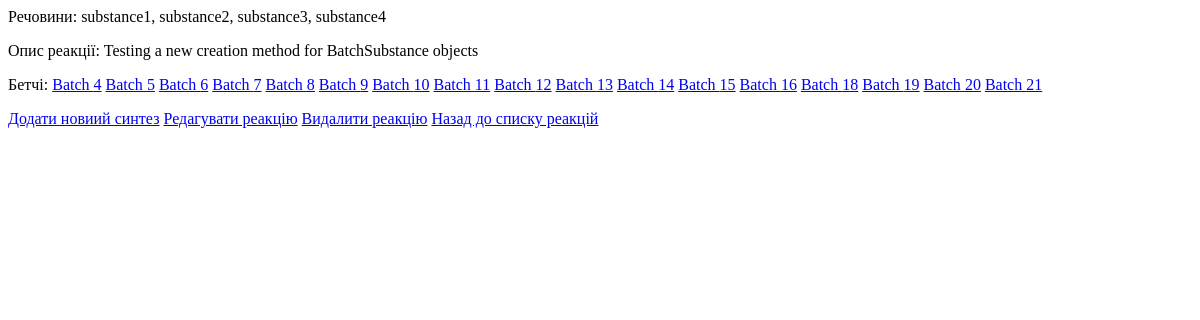
/chembook/reactions/9 (signed in), run on an earlier commit of the app's database.
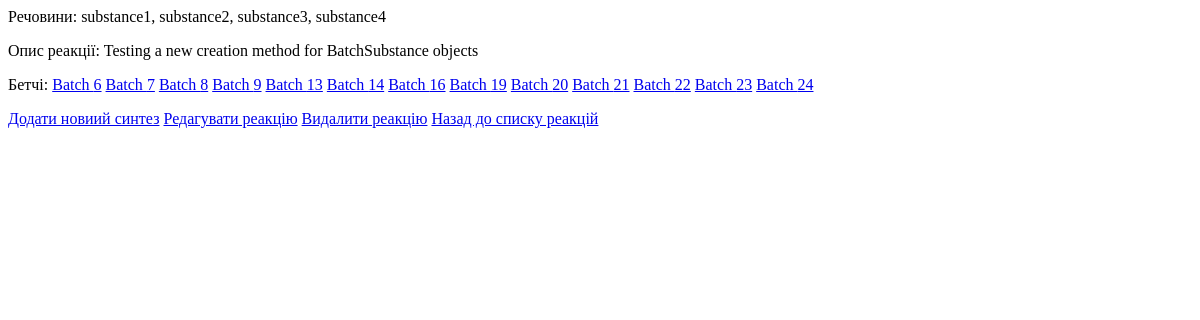
And on a later commit of the database.
### chembook/models.py (models this page shows, shortened)
class Substance(models.Model):
    name = models.CharField(max_length=255)
    smiles = models.CharField(max_length=255,blank=True, null=True)
    image = models.FileField(blank=True, null=True)
    molecular_mass = models.FloatField(default=0, blank=True, null=True) #TODO: прибрати бленк і нулл, прописати логіку для дефолту і вайпнути БД

class Reaction(models.Model):
    name = models.CharField(max_length=255)
    substances = models.ManyToManyField(Substance, blank=True)
    description = models.CharField(max_length=255,blank=True, null=True)
    author = models.ForeignKey(StandardUser, on_delete=models.SET_NULL, blank=True, null=True, related_name='owned_reactions')
    main_product = models.ForeignKey(Substance, on_delete=models.SET_NULL, blank=True, null=True, related_name='producing_reactions')
    class Meta:
        default_permissions = ('delete','change','view')
        permissions = [
            ('add_batch', 'Може створювати бетчі для цієї реакції')
        ]

class Batch(models.Model):                      #TODO: розглянути можливість наслідування від Reaction, якщо переписати Reaction або написати спільний батьківський клас
    reaction = models.ForeignKey(Reaction, on_delete=models.CASCADE, related_name='batches')
    description = models.CharField(max_length=255,blank=True, null=True)
    sample_number  = models.IntegerField(default=0)      #TODO: прописати дефолт через інкремент += 1 при створенні, декремент -= 1 при видаленні. Або замінити на шось реально корисне
    is_probe = models.BooleanField(default=False)
    author = models.ForeignKey(StandardUser, on_delete=models.SET_NULL, blank=True, null=True)
    class Meta:
        default_permissions = ('add','delete','change','view')
        permissions = [
        ]

### chembook/views.py (the view)
# urls.py: path('reactions/<int:reaction_pk>', views.ReactionDetailsView.as_view(), name='reaction_details'),
class ReactionDetailsView(LoginRequiredMixin, PermissionRequiredMixin, DetailView):
    model = Reaction
    template_name = 'chembook/reaction_details.html'
    context_object_name = 'reaction'
    permission_required = 'chembook.view_reaction'
    def get_object(self):
        return get_object_or_404(Reaction, pk=self.kwargs['reaction_pk'])
    def has_permission(self):
        reaction = self.get_object()
        return self.request.user.has_perm(self.permission_required, reaction)

### chembook/templates/chembook/reaction_details.html (shortened to what this page needs)
{% if reaction.substances.all %}
    <p>Речовини:
        {% for substance in reaction.substances.all %}
            {{ substance.name }}{%if not forloop.last %}, {% endif %}
        {% endfor %}
    </p>
{% else %}
    <p>Речовин немає</p>
{% endif %}
<p>Опис реакції:
    {% if reaction.description %}
    {{ reaction.description }}
    {% else %}
    Опису немає
    {% endif %}
</p>
{% if reaction.batches.all %}
<p>Бетчі:
    {% for batch in reaction.batches.all %}
        <a href="{% url 'chembook:batch_details' reaction.id batch.id %}">Batch {{ batch.id }}</a>
    {% endfor %}
</p>
{% endif %}
<a href="{% url 'chembook:batch_create' reaction.id %}">Додати новиий синтез</a>
<a href="{% url 'chembook:reaction_edit' reaction.id %}">Редагувати реакцію</a>
<a href="{% url 'chembook:reaction_delete' reaction.id %}">Видалити реакцію</a>
<a href="{% url 'chembook:reaction_list' %}">Назад до списку реакцій</a>

What changed in the data, as far as the page shows it:
removed Batch: id "4"
removed Batch: id "5"
removed Batch: id "10"
removed Batch: id "11"
removed Batch: id "12"
removed Batch: id "15"
removed Batch: id "18"
added Batch: id "22"
added Batch: id "23"
added Batch: id "24"
